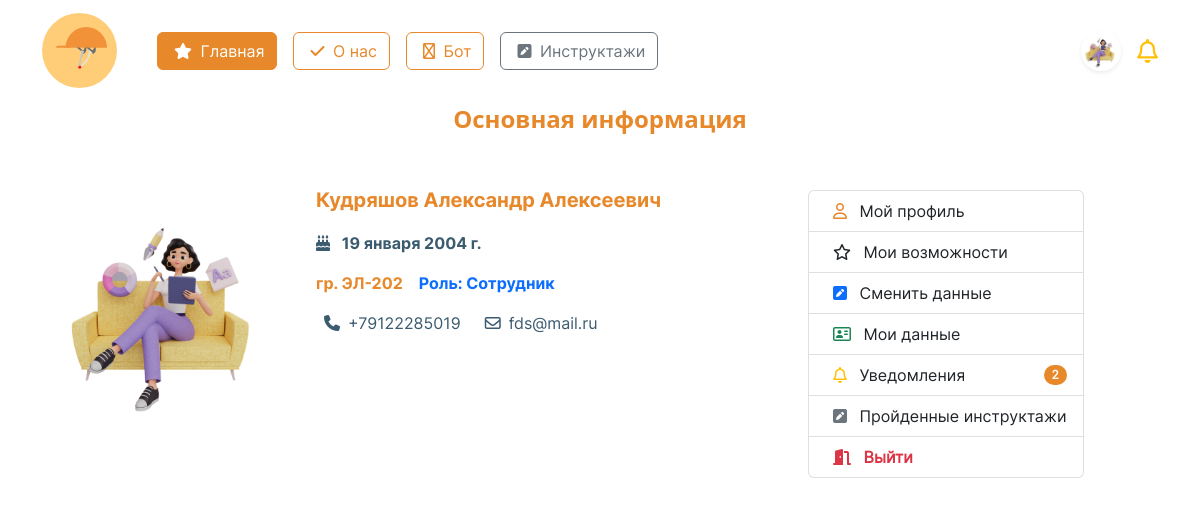
The app's page /account/profile/ (signed in), older data.
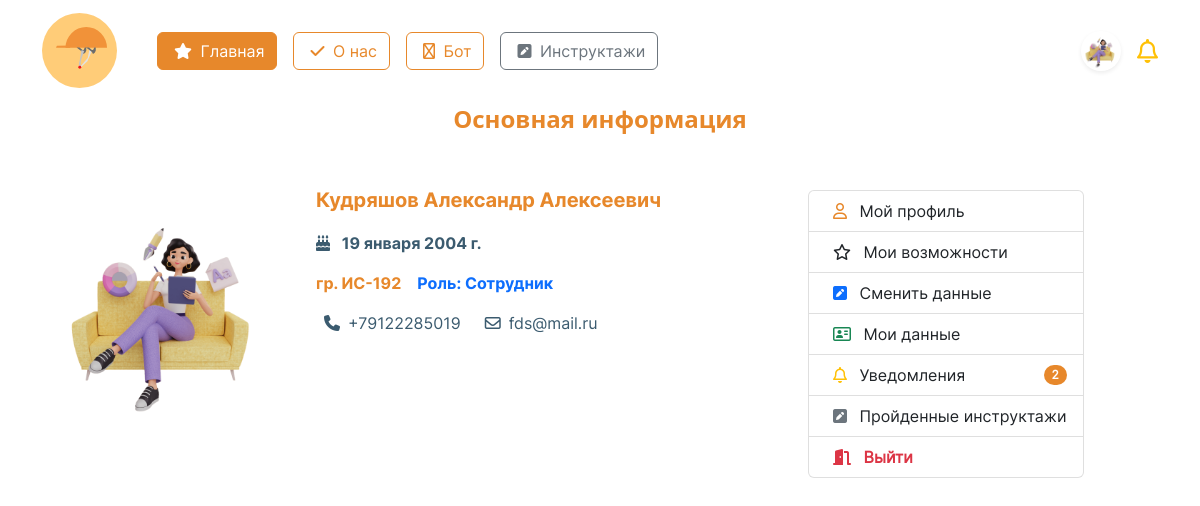
The same page, newer data.
### initru/models.py (models this page shows, shortened)
class CustomUser(AbstractUser):  # custom user for Users with django
    gen = (
        ('m', 'Мужской'),
        ('j', 'Женский')
    )
    patronymic = models.CharField(
        'Отчество',
        max_length=250,
    )
    gender = models.CharField(
        'Пол', choices=gen,
        max_length=3, null=True,
    )
    birthday_date = models.DateField(
        'Дата рождения', null=True,
    )
    region  = models.ForeignKey(
        Region, on_delete=models.CASCADE,
        null=True, verbose_name='Регион',
    )
    city  = ChainedForeignKey(
        City,
        chained_field='region',
        chained_model_field="region",
        show_all=False,
        auto_choose=True,
        null=True,
        sort=True, verbose_name = 'Город')
    street  = models.ForeignKey(
        Street, on_delete=models.CASCADE,
        null=True, verbose_name='Улица',
    )
    house = models.IntegerField(
        "Номер дома", null=True,
    )
    flat = models.IntegerField(
        'Этаж', null=True,
    )
    avatar = models.ImageField(
        'Изображение пользователя',
        upload_to='images/users/',
        null=True,
        blank=True,
    )
    phone_number = models.CharField(
        'Номер телефона', max_length=20,unique=True,
        blank=False, null=True,
    )
    type_user  = models.ForeignKey(
        typeuser, on_delete=models.CASCADE,
        verbose_name='Тип пользователя', null=True,
    )
    groupStud  = models.ForeignKey(
        Groups, on_delete=models.CASCADE,
        verbose_name='Группа', null=True,
        blank=True
    )
    role  = models.ForeignKey(
        role, on_delete=models.CASCADE,
        null=True, verbose_name='Роль',
    )
    date_end = models.DateField(
        'Дата завершения зачисления',
        null=True,
    )

class Groups(models.Model):
    name_group = models.CharField(
        'Название группы',
        max_length=8
    )
    special  = models.ForeignKey(
        Spec, on_delete=models.CASCADE,
        null=False, verbose_name='Специальность'
    )
    class Meta:
        verbose_name = 'Группа'
        verbose_name_plural = 'Группы'
    def __str__(self):
        return f'{self.name_group}'

class role(models.Model):
    name_role = models.CharField(
        'Название роли',
        max_length=25
    )
    class Meta:
        verbose_name = 'Роль'
        verbose_name_plural = 'Роли'
    def __str__(self):
        return f'{self.name_role}'

### initru/views.py (the view, shortened to what this page needs)
# urls.py: path('account/profile/', profileView, name="profile"),
@login_required  # обязательная авторизация
def profileView(request):
    page_name = 'profile.html'
    return render(request, page_name)

### initru/templates/profile.html (shortened to what the changed rows need)
{% extends "./base.html" %}
{% load static %}
{% block content %}
<div class="container" style = 'font-family: "Inter-Regular";'>
    <div class='mt-5 d-flex' style = 'min-height: 35vh;'>
        <div id='box' class='col d-flex'>
                <div>
                    {% if request.user.avatar %}
                    <div class="rounded" style="
                            width:250px;
                            height:250px;
                            background-image: url('{{ request.user.avatar.url }}');
                            background-size: cover;
                            background-position: center;
                        ">
                    </div>
                    {% endif %}
                </div>
                <div class='mx-4'>
                    <p class='fw-bold fs-5' style='font-family: "Inter-Bold"; color:#E7882B;'>
                        {{ request.user.last_name }}
                        {{ request.user.first_name }}
                        {{ request.user.patronymic }}
                    </p>
                    <p class='fw-bold' style='font-family: "Inter-Bold"; color:#3B5B6F;'>
                        <i class="fa-solid fa-cake-candles"></i>
                        <span class='mx-2'>{{ request.user.birthday_date }}</span>
                    </p>
                    {% if user.is_superuser %}
                    <div class='d-flex'>
                        {% if request.user.groupStud %}
                        <p style='font-family: "Inter-Bold"; color:#E7882B;'>гр. {{ request.user.groupStud }}</p>
                        {% endif %}
                        <p class='text-danger mx-3' style='font-family: "Inter-Bold";'>Роль: Администратор</p>
                    </div>
                    {% else %}
                    <div class='d-flex'>
                        {% if request.user.groupStud %}
                        <p style='font-family: "Inter-Bold"; color:#E7882B;'>гр. {{ request.user.groupStud }}</p>
                        {% endif %}
                        <p class='text-primary mx-3' style='font-family: "Inter-Bold";'>Роль: {{ request.user.role }}</p>
                    </div>
                    {% endif %}
                    {% if request.user.phone_number %}
                    <div class='d-flex'>
                        <p class='d-flex align-items-center' style='font-family: "Inter-Regular"; color:#3B5B6F;'>
                            <i class="fa-solid fa-phone mx-2"></i>
                            {{ request.user.phone_number }}
                        </p>
                        <p class='d-flex align-items-center mx-3' style='font-family: "Inter-Regular"; color:#3B5B6F;'>
                            <i class="fa-regular fa-envelope mx-2"></i>
                            {{ request.user.email }}
                        </p>
                    </div>
                    {% endif %}
                </div>
        </div>
    </div>
</div>
{% endblock %}

### initru/templates/base.html (shortened to what this page needs)
<!DOCTYPE html>
{% load static %}
<html lang="ru">
<head>
	<link rel="stylesheet" href="{% static 'css/bootstrap.min.css' %}">
	<link rel="stylesheet" href="{% static 'css/style.css' %}">
	<link href="{% static 'fontawesomefree/css/fontawesome.css' %}" rel="stylesheet" type="text/css">
	<link href="{% static 'fontawesomefree/css/brands.css' %}" rel="stylesheet" type="text/css">
	<link href="{% static 'fontawesomefree/css/solid.css' %}" rel="stylesheet" type="text/css">
</head>
<header>
	<nav class="navbar" style='font-family: "Inter-Regular";'>
		<div class="container">
			<div class='d-flex align-items-center'>
				<a href="{% url 'main' %}" class="navbar-brand">
					<img src="{% static 'images/logo.svg' %}" alt="logo" height="75">
				</a>
				<div class="d-flex mx-3 flex-wrap">
					<a class='btn btn-orange mx-2' href="{% url 'main' %}">
						<i class="fa-solid fa-star mx-1"></i>
						Главная
					</a>
					<a class='btn btn-outline-orange mx-2' href="{% url 'about' %}">
						<i class="fa-solid fa-check mx-1"></i>
						О нас
					</a>
					<a class='btn btn-outline-orange mx-2' href="{% url 'chat_response' %}">
						<i class="fa-regular fa-robot mx-1"></i>
						Бот
					</a>
					{% if user.is_authenticated %}
					<a class='btn btn-outline-secondary mx-2' href="{% url 'brief' %}">
						<i class="fa-solid fa-square-pen mx-1"></i>
						Инструктажи
					</a>
					{% endif %}
				</div>
			</div>
			<div class='navbar d-flex justify-content-center'>
				{% if user.is_authenticated %}
				<div class="dropdown text-end d-flex mx-2">
					<a class="d-block link-dark text-decoration-none d-flex align-items-center" id="dropdownUser1" data-bs-toggle="dropdown" aria-expanded="false">
						<div class = 'rounded-circle mx-2 shadow-sm' style = '
						width: 40px;
						height: 40px;
						background-position: center;
						background-repeat: no-repeat;
						background-size: cover;
						background-clip: unset;
						background-image: url("{{ request.user.avatar.url }}");
						'></div>
					</a>
				</div>
				<i class="fa-regular fa-bell fs-4 text-warning"></i>
				{% else %}
				<div class="dropdown text-end">
					<a href="{% url 'login' %}" class="d-block link-dark text-decoration-none">
						<img src="{% static 'images/startPage/user/user.svg' %}" alt="user">
					</a>
				</div>
				{% endif %}
			</div>
		</div>
	</nav>
</header>
<body>
	<main>
		{% block content %}
		{% endblock content %}
	</main>
</body>
</html>

Row changes from the older to the newer data that the page shows:
changed CustomUser "Кудряшов": user.groupStud "ЭЛ-202" → "ИС-192"
